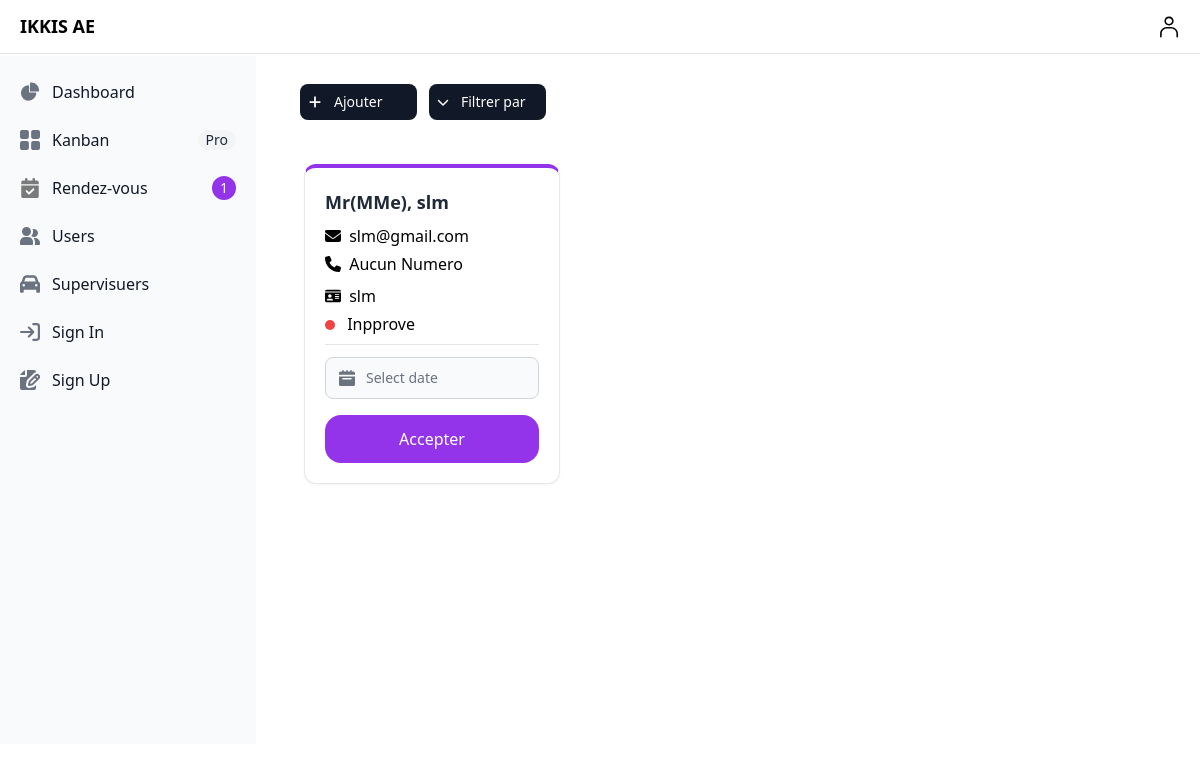
/dashboard/appointement, run on the app's committed database.
### app/models.py (models this page shows)
class Appointement(models.Model):
    accepted=models.BooleanField(default=False)
    nom=models.CharField(max_length=20,null=True)
    prenom=models.CharField(max_length=30,null=True)
    cni=models.CharField(max_length=10,null=True)
    numero_telephone=models.IntegerField(null=True)
    email=models.EmailField(max_length=20,null=True)
    message=models.CharField(max_length=40,null=True)
    date=models.TextField(null=True)

### sfe/views.py (the view)
# urls.py: path('dashboard/appointement',views.appointement,name="appointement"),
def appointement(request):
    new_appointement=Appointement.objects.all().order_by('accepted')
    context={
        'new_appointement':new_appointement,
    }
    return render(request,"adm/appointement.html",context)

### templates/adm/appointement.html (shortened to what this page needs)
{% extends 'adm/dash.html' %}
{% block content %}
<div class="sm:ml-72">
          {% include "msg/msg.html" %}
          <div class="sm:flex">
                    <div class="relative flex items-center  space-x-2 sm:space-x-3 mx-48 mb-6 ml-3 py-1">
                        <button  data-modal-target="add-appoint-modal" data-modal-toggle="add-appoint-modal" class="bg-gray-900 inline-flex items-center justify-center w-1/2  py-2 text-sm font-medium text-center text-white rounded-lg bg-primary-700 hover:bg-primary-800 px-2">
                            <p class="px-3">Ajouter&nbsp&nbsp&nbsp&nbsp</p>
                        </button>
                        <button id="dropdownActionButton" data-dropdown-toggle="dropdownAction" class="bg-gray-900 inline-flex items-center justify-center w-1/2  py-2 text-sm font-medium text-center text-white rounded-lg bg-primary-700 hover:bg-primary-800 px-2">
                        <p class="px-3">Filtrer par</p>
                        </button>
                    </div>
                </div>
{% for i in new_appointement  %}
<div class="lg:w-64 h-80 mx-4 bg-white border border-t-4 border-t-purple-600 shadow-sm rounded-xl inline-block my-4 ">
          <div class="p-4 md:p-5">
                    <h3 class="text-lg font-bold text-gray-800">
                      Mr(MMe), {{i.nom}}
                    </h3>
                    <div class="pt-2">
                              <p class="inline-block">{{i.email}}</p>
                    </div>
                    <div >
                          {% if not i.numero_telephone is None %}
                              <div class="pt-1 inline-block mr-3">
                                        <svg class="inline-block w-4 h-4 mr-1 mb-1" xmlns="http://www.w3.org/1000/svg" viewBox="0 0 512 512"><path d="M164.9 24.6c-7.7-18.6-28-28.5-47.4-23.2l-88 24C12.1 30.2 0 46 0 64C0 311.4 200.6 512 448 512c18 0 33.8-12.1 38.6-29.5l24-88c5.3-19.4-4.6-39.7-23.2-47.4l-96-40c-16.3-6.8-35.2-2.1-46.3 11.6L304.7 368C234.3 334.7 177.3 277.7 144 207.3L193.3 167c13.7-11.2 18.4-30 11.6-46.3l-40-96z"/></svg>
                                        <p class="inline-block"><span class="opacity-60">+212</span> {{i.numero_telephone}}</p>
                              </div>
                              {% else %}
                              <div class="pt-1 inline-block mr-3">
                                      Aucun Numero
                              </div>
                          {% endif %}
                              <div class="py-0.5"></div>
                              <div class="pt-1 inline-block mr-4">
                                        <p class="inline-block">{{i.cni}}</p>
                              </div>
                    </div>
                    <div class="pt-1 inline-block mr-4">
                      {% if i.accepted %}
                      <div class="h-2.5 w-2.5 rounded-full bg-green-500 me-2 inline-block"></div>
                      <p class="inline-block">Approve</p>
                      {% else %}
                      <div class="h-2.5 w-2.5 rounded-full bg-red-500 me-2 inline-block"></div>
                      <p class="inline-block">Inpprove</p>
                      {% endif %}
                    </div>
                    <div class="border-b pt-2">
                    </div>
                    <div>
                    <div class="relative max-w-sm mt-3 ">
                      <div class="absolute inset-y-0 start-0 flex items-center ps-3.5 pointer-events-none">
                      </div>
                      <form method="POST" action="{% url 'approve_appoint' app_id=i.id %}">
                      <input readonly datepicker type="text" name="date" id="date" class=" bg-gray-50 border border-gray-300 text-gray-900 text-sm rounded-lg focus:ring-blue-500 focus:border-blue-500 block w-full ps-10 p-2.5 " placeholder="Select date">
                      </div>
                      <button class="block mt-4 w-full bg-purple-600 text-white py-3 rounded-2xl hover:bg-yellow-300 transition " >Accepter</button>
                    </div>
                    </div>
                  </div>
{% endfor %}
</div>
{% endblock content %}

### data on the page
Appointement: nom "slm", email "slm@gmail.com", shows "Aucun Numero", cni "slm", accepted False (drawn)

### other printed values
{{ new_appointement.count }} "1"
